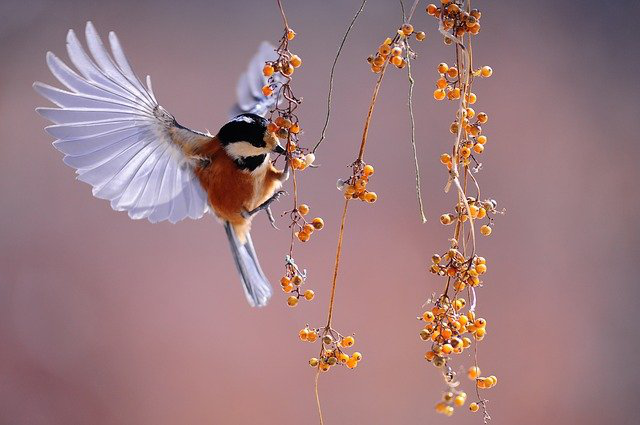
#> input picture Image Processing Programming/image file/bird.png, 640 x 425 px, found by its file name
$ jupyter execute --allow-errors IPP-2022-1-lab-02.ipynb
#> lines starting #> are read from the running program, lines starting #| are printed output that depends on the picture
<h1 align='center'> 영상처리 프로그래밍 실습 2</h1>

<h6 align='right'> 2022. 3. 17.</h6>

<div class="alert alert-block alert-info">

- 파일 이름에서 00000000을 자신의 학번으로, name을 자신의 이름으로 수정하세요.

- 다음 줄에 자신의 이름, 학번, 학과(전공)을 적으세요.

* 이름: 김성문   &nbsp;&nbsp;          학번: 20175115   &nbsp;&nbsp;         학과(전공): 빅데이터 전공

</div>

- JupyterLab 문서의 최신 버전은 [JupyterLab Documentation](https://jupyterlab.readthedocs.io/en/stable/index.html#/)을  참고하라

- Markdown은 [Markdown Guide](https://www.markdownguide.org/)를 참고하라.
- [Markdown Cheat Sheet](https://www.markdownguide.org/cheat-sheet/)

* 제출 마감: 3월 23일 (수) 오후 6:00까지 최종본 SmartLEAD제출

[cell 1]
import cv2
import matplotlib.pyplot as plt
import matplotlib.image as mpimg

import numpy as np
print("OpenCV version", cv2.__version__)
print("NumPy version", np.__version__)

## 영상 읽기

### OpenCV의 imread() 로 읽기

#### PNG 파일 읽기

[cell 2]
img_bird_png = cv2.imread('bird.png')
#> img_bird_png is the input picture: shape (425, 640, 3); mean B, G, R 128.3, 123.7, 156.4

####  영상 데이터의 속성 확인하기

[cell 3]
type(img_bird_png)  # ndarray: n-dimensional array (다차원 배열)

[cell 4]
img_bird_png.shape  # tuple로 반환 (높이, 너비, BGR)
#> Out = (425, 640, 3)

[cell 5]
img_bird_png.dtype  # 'uint8': unsigned integer 8-bits (RGB는 24비트 필요)

[cell 6]
plt.imshow(img_bird_png)    # BGR순서이기 때문에 색이 다름

[cell 7]
plt.imshow(img_bird_png[:,:,::-1])  # 반대로 했기 때문에 정상적으로 이미지가 나옴

[cell 8]
help(cv2.imread)

- argument로 cv2.IMREAD_UNCHANGED 추가

[cell 9]
help(cv2.imread)

[cell 10]
img_bird_png_u = cv2.imread('bird.png', cv2.IMREAD_UNCHANGED)   # alpha 채널까지 불러옴

[cell 11]
def print_array_attributes(img):
    print(f'shape: {img.shape}')
    print(f'dtype: {img.dtype}')
    print(f'min, max: {img.min()}, {img.max()}')

[cell 12]
print_array_attributes(img_bird_png)

[cell 13]
print_array_attributes(img_bird_png_u)  # B, G, R, alpha(투명도)

#### PNG 파일을 JPEG 파일로 저장하기

[cell 14]
cv2.imwrite('bird.jpg', img_bird_png_u)
#> Out = True

#### JPEG 파일 읽기

[cell 15]
file_name = 'bird.jpg'

- 영상 데이터의 속성 확인하기

[cell 16]
img_bird_jpg = cv2.imread(file_name)

[cell 17]
print_array_attributes(img_bird_jpg)

[cell 18]
img_bird_jpg_u = cv2.imread(file_name, cv2.IMREAD_UNCHANGED)

[cell 19]
print_array_attributes(img_bird_jpg_u)  # alpha 채널은 jpg에서 지원 X

#### JPEG 파일의 영상 데이터 배열의 컬러 채널이 3개뿐인 이유

**설명**: jpg에서는 alpha 채널을 지원하지 않기 때문

### Matplotlib.image의 imread() 로 읽기

#### JPEG 파일 읽기

[cell 20]
file_name = 'bird.jpg'

[cell 21]
img_bird_jpg_mp = mpimg.imread(file_name)
print_array_attributes(img_bird_jpg_mp)

[cell 22]
img_bird_jpg[0,0]   # BGR
#> Out = [108, 92, 103]

[cell 23]
img_bird_jpg_mp[0,0]  # RGB
#> Out = [103, 92, 108]

[cell 24]
plt.imshow(img_bird_jpg_mp)

- 두 NumPy ndarray가 같은지 확인하기

[cell 25]
img_bird_jpg[0,:,:] == img_bird_jpg_mp[0,:,::-1]
#> Out = 640 rows, first 8: [True, True, True], [True, True, True], [True, True, True], [True, True, True], [True, True, True], [True, True, True], [True, True, True], [True, True, True]

[cell 26]
a = np.array([[1,2,3], [4,5,6]])
a

[cell 27]
b = np.array([[1,2,3], [4,5,6]])
a == b

[cell 28]
a[1][2], a[1,2]

[cell 29]
a[1,0:2]    # index slicing
a[1,::-1]

#### PNG 파일 읽기

[cell 30]
file_name = 'bird.png'

[cell 31]
img_bird_png_mp = mpimg.imread(file_name)

- 영상의 속성 확인하기

[cell 32]
print_array_attributes(img_bird_png_mp)  # 별 다른 조건 없이 alpha채널을 읽음
# 최소 최대값을 강제적으로 0과 1로 바뀜

### List 객체의 데이터 복사하기

[cell 33]
x = [1, 3, 5, 7, 9]
x

[cell 34]
type(x)

- index를 통해서 개별 item에 접근
  - positive index: 0, 1, 2, 3, 4
  - negative index: -5, -4, -3, -2, -1

[cell 35]
x[1], x[-4]

- index slicing

[cell 36]
x[:]

[cell 37]
x[:3]

[cell 38]
x[1:]

[cell 39]
x[::2]   # 2씩 건너뜀

[cell 40]
x[::-1]   # 역순

[cell 41]
x[0] = 'str'
x

#### List 더하기

#> (a cell that did not finish here is left out)

[cell 43]
x = [1, 3, 5]
y = [2, 4, 6]
x + y

[cell 44]
3 * x

### Nested list

[cell 45]
x = [[1, 2, 3, 4, 5], [6, 7, 8, 9, 10]]
x

[cell 46]
y = [[0,0,0,0,0], [0,0,0,0,0]]
y

- x의 각 item에 10을 더해서 y의 대응하는 item에 할당하라

[cell 47]
for i in range(2):
    for j in range(5):
        y[i][j] = x[i][j] + 10
y

### NumPy ndarray 복사하기

[cell 48]
a1 = np.array([1, 3, 5])
a1

[cell 49]
a1.shape

[cell 50]
a1[1] = 5
a1

#> (a cell that did not finish here is left out)

[cell 52]
a1[1] = 4.8    # 정수로 바뀌어서 들어감(소수점 버림)
a1

[cell 53]
a1.dtype

[cell 54]
a1[1] = -5
a1

[cell 55]
a2 = np.array([1,3,5], np.uint8)
a2

unsigned integer 8-bit 데이터는 0부터 255($2^8-1$)까지의 정수만 표현

[cell 56]
a2[0] = 257
a2[0] = -1
a2

**설명**: overflow와 underflow

### NumPy ndarray 배열 객체의 연산

[cell 57]
a2 + a2  # 각각의 원소끼리 덧셈 연산

### NumPy ndarray 배열 연산의 broadcasting

[cell 58]
a2 + 2   # 모든 원소에 적용

[cell 59]
a2 * 3

[cell 60]
a3 = a2 / 2
a3.dtype      # unsinged int -> float로 바뀜

[cell 61]
a4 = a2 // 2
a4.dtype

[cell 62]
a4

### 영상 복사하기

1) OpenCV의 imread() 함수를 이용해서 tree-1.jpg 파일을 읽어서 ndarray를 img_tree_1 변수에 할당한다.

[cell 63]
img_tree_1 = cv2.imread('tree-1.jpg')
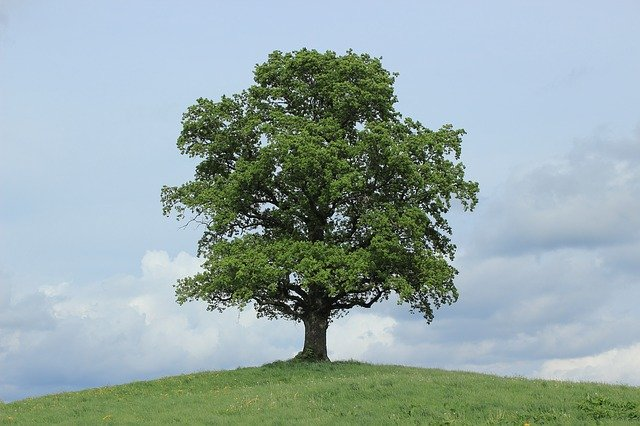
#> input picture Image Processing Programming/image file/tree-1.jpg, 640 x 426 px, found by its file name
#> img_tree_1 is the input picture: shape (426, 640, 3); mean B, G, R 167.2, 168.3, 149.5

2) img_tree_1을 복사할 빈 ndarray img를 만든다.

[cell 64]
img_tree_1.shape
#> Out = (426, 640, 3)

[cell 65]
img = np.zeros(img_tree_1.shape, img_tree_1.dtype)

[cell 66]
img = np.zeros_like(img_tree_1) # 같은 타입 0으로 채움

[cell 67]
img = np.empty_like(img_tree_1)

3) img_tree_1의 모든 pixel을 img의 같은 위치에 복사한다.

[cell 68]
img[:,:,:] = img_tree_1[:,:,:]

[cell 69]
img = img_tree_1.copy()

[cell 70]
img = img_tree_1   # 주소를 그대로 할당한다(같은 객체를 가르킴)

### weighted sum of two images

$$g(x,y) = \alpha f_1(x,y) + (1-\alpha )f_2(x,y), \;\; 0 \le \alpha \le 1$$

[cell 71]
img_tree_1 = cv2.imread('tree-1.jpg')
img_tree_2 = cv2.imread('tree-2.jpg')
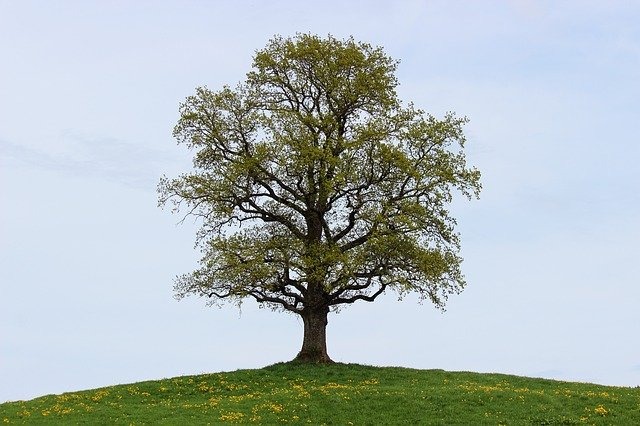
#> input picture Image Processing Programming/image file/tree-2.jpg, 640 x 426 px, found by its file name
#> img_tree_2 is the input picture: shape (426, 640, 3); mean B, G, R 183.3, 183.4, 173.2
img_tree_3 = cv2.imread('tree-3.jpg')
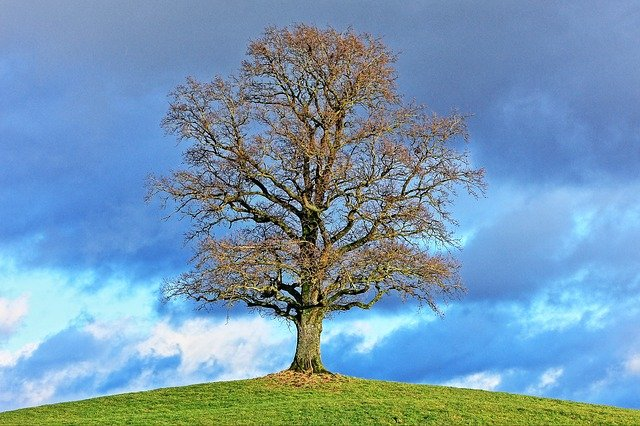
#> input picture Image Processing Programming/image file/tree-3.jpg, 640 x 426 px, found by its file name
#> img_tree_3 is the input picture: shape (426, 640, 3); mean B, G, R 179.4, 152.9, 118.2
img_tree_4 = cv2.imread('tree-4.jpg')
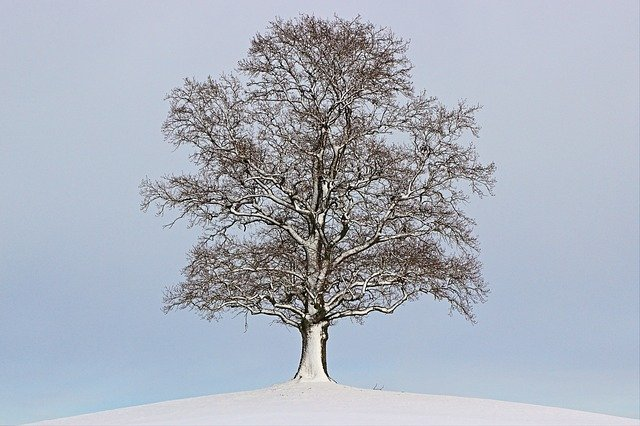
#> input picture Image Processing Programming/image file/tree-4.jpg, 640 x 426 px, found by its file name
#> img_tree_4 is the input picture: shape (426, 640, 3); mean B, G, R 189.8, 177.6, 170.8

[cell 72]
for alpha in np.arange(0, 1.1, 0.1):
    img_tree = (img_tree_1 * alpha + img_tree_4 * (1-alpha)).astype(np.uint8)
    cv2.imshow("Tree images", img_tree)
    cv2.waitKey(0)
#> this loop made 11 passes
#> pass 3, `img_tree = (img_tree_1 * alpha + img_tree_4 * (1-alpha)).astype(np.uin..`:
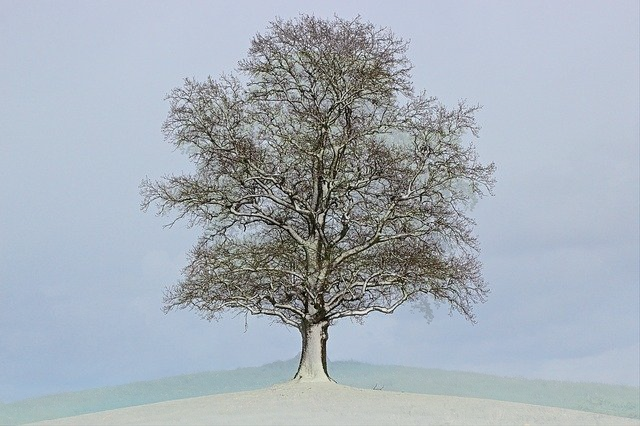
#> img_tree: shape (426, 640, 3); mean B, G, R 184.9, 175.3, 166.1
cv2.destroyAllWindows()

[cell 73]
help(cv2.waitKey)

## 문제 1.

가중치 $\alpha$를 1부터 0까지 0.01 간격으로 변경해 가면서, 4 영상의 weighted sum을 구하고 화면에 표시하는 프로그램을 작성하라.

영상의 순서는 tree-1 --> tree-2 --> tree-3 --> tree-4 --> tree-1
단, 영상과 영상 사이의 디스플레이 간격은 0.5초로 설정하라.

[cell 74]
img_tree_1 = cv2.imread('tree-1.jpg')[:,:,::-1]
img_tree_2 = cv2.imread('tree-2.jpg')[:,:,::-1]
img_tree_3 = cv2.imread('tree-3.jpg')[:,:,::-1]
img_tree_4 = cv2.imread('tree-4.jpg')[:,:,::-1]
